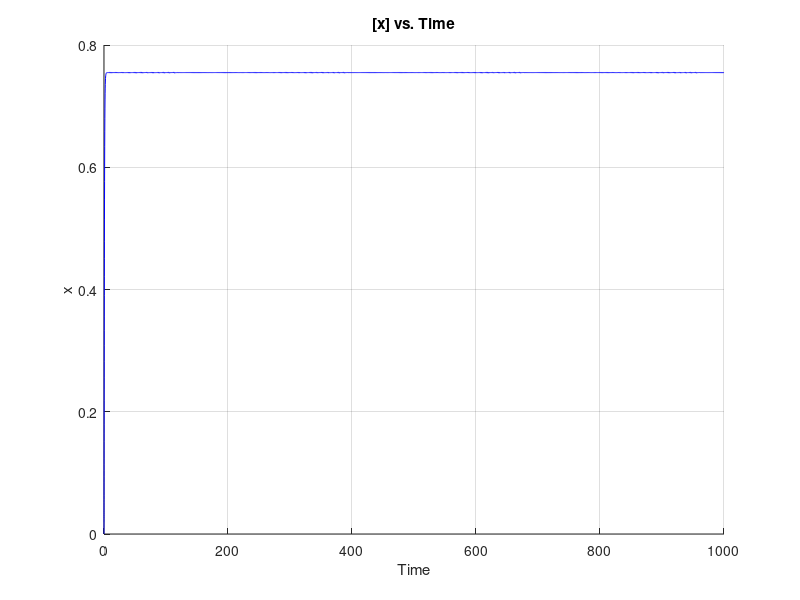
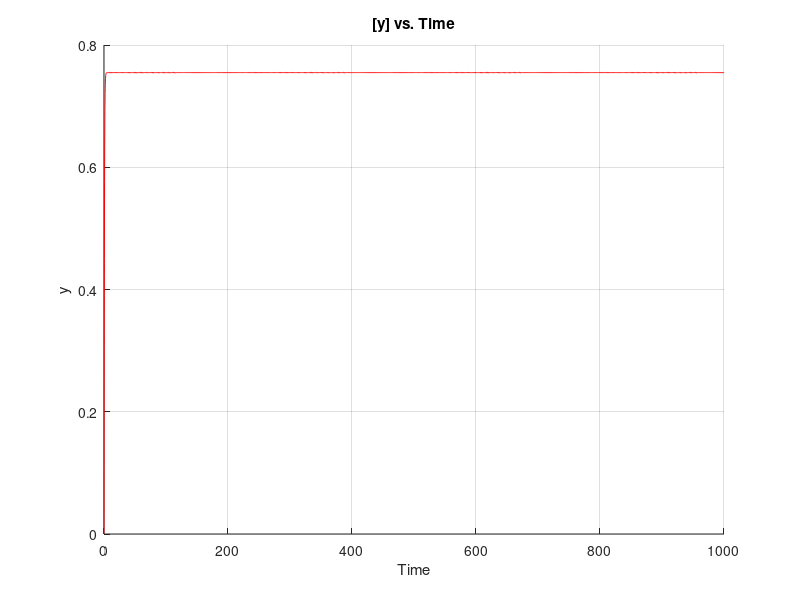

The MATLAB source for these figures, in order:
function bme574_smolontry()
global alpha sigma z gamma_x gamma_y tauy
alpha = 1.0;
sigma = 1.0;
gamma_x = 1.0;
gamma_y = 1.0;
tauy = 1.0;
z = 0:5;
rob = {'r', 'b', 'k', 'c', 'y', 'm'};
tspan = [0 1000.0];
y0 = [0.0; 0.0];


[t,y] = ode45(@eom,tspan,y0);
figure(1);clf;hold on
plot(t,y(:,1),'b')
grid on
xlabel 'Time'; ylabel 'x';
title '[x] vs. Time'

figure(2);clf;hold on
plot(t,y(:,2),'r')
grid on
xlabel 'Time'; ylabel 'y';
title '[y] vs. Time'

% figure(2);clf;hold on
% for z=0:5
%     [t,y] = ode45(@eom, tspan, y0);
%     Y = fft(y(:,1));Y=fftshift(Y);
%     x = logspace(min(Y), max(Y), 20);
%     fsamp = 0.1;Tsamp = 1/fsamp;
%     T = (-0.5*length(Y))*Tsamp:Tsamp:(0.5*length(Y)-1)*Tsamp;
%     plot(T(floor(length(Y)/2):end), Y(floor(length(Y)/2):end),'Color', rob{z+1})
%     title(num2str(z))
%     axis([0 8e4 -4e4 4e4])
%     set(gca, 'XScale', 'log')
%     grid on
% end

% figure(2); clf
% plot(t, y(:,2))
% xlabel 'Time'; ylabel 'p3';
% title 'Concentration of p3 vs. Time'
% 
% figure(3); clf
% plot(t, y(:,3))
% xlabel 'Time'; ylabel 'm2';
% title 'Concentration of m2 vs. Time'
% 
% figure(4); clf
% plot(t, y(:,4))
% xlabel 'Time'; ylabel 'p1';
% title 'Concentration of p1 vs. Time'
% 
% figure(5); clf
% plot(t, y(:,5))
% xlabel 'Time'; ylabel 'm3';
% title 'Concentration of m3 vs. Time'
% 
% figure(6); clf
% plot(t, y(:,6))
% xlabel 'Time'; ylabel 'p2';
% title 'Concentration of p2 vs. Time'

function ddt = eom(Time,y)
global alpha sigma gamma_x gamma_y tauy

ddt = [(1 + y(1)^2 + alpha * sigma * y(1)^4) / ((1 + y(1)^2 + sigma * y(1)^4) * (1 + y(2)^4)) - gamma_x * y(1);
       ((1 + y(1)^2 + alpha * sigma * y(1)^4) / ((1 + y(1)^2 + sigma * y(1)^4) * (1 + y(2)^4)) - gamma_y * y(2)) / tauy;
        ];